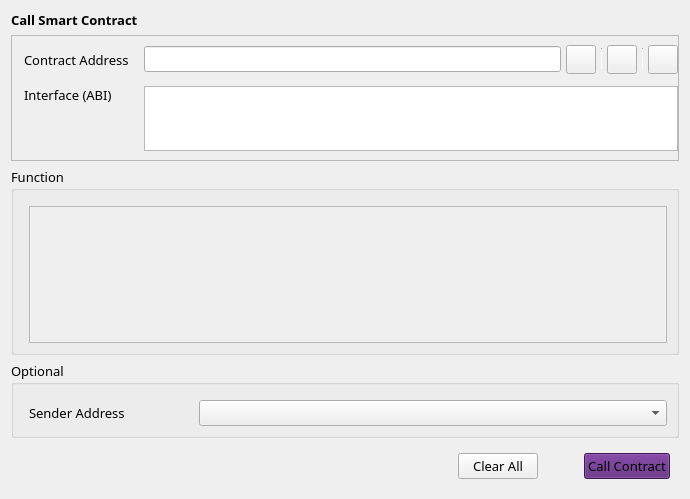
<?xml version="1.0" encoding="UTF-8"?>
<ui version="4.0">
 <class>CallContract</class>
 <widget class="QWidget" name="CallContract">
  <property name="geometry">
   <rect>
    <x>0</x>
    <y>0</y>
    <width>690</width>
    <height>499</height>
   </rect>
  </property>
  <property name="font">
   <font>
    <family>Source Sans Pro</family>
    <pointsize>10</pointsize>
   </font>
  </property>
  <property name="windowTitle">
   <string>Form</string>
  </property>
  <layout class="QVBoxLayout" name="verticalLayout">
   <item>
    <widget class="QStackedWidget" name="stackedWidget">
     <property name="currentIndex">
      <number>0</number>
     </property>
     <widget class="QWidget" name="callContractPage">
      <layout class="QVBoxLayout" name="verticalLayout_4">
       <property name="leftMargin">
        <number>0</number>
       </property>
       <property name="topMargin">
        <number>0</number>
       </property>
       <property name="rightMargin">
        <number>0</number>
       </property>
       <property name="bottomMargin">
        <number>0</number>
       </property>
       <item>
        <widget class="QLabel" name="labelTitle">
         <property name="font">
          <font>
           <weight>75</weight>
           <bold>true</bold>
          </font>
         </property>
         <property name="text">
          <string>Call Smart Contract</string>
         </property>
        </widget>
       </item>
       <item>
        <widget class="QFrame" name="frameContract">
         <property name="sizePolicy">
          <sizepolicy hsizetype="Preferred" vsizetype="Fixed">
           <horstretch>0</horstretch>
           <verstretch>0</verstretch>
          </sizepolicy>
         </property>
         <property name="frameShape">
          <enum>QFrame::StyledPanel</enum>
         </property>
         <property name="frameShadow">
          <enum>QFrame::Raised</enum>
         </property>
         <layout class="QVBoxLayout" name="verticalLayout_2">
          <property name="leftMargin">
           <number>0</number>
          </property>
          <property name="rightMargin">
           <number>0</number>
          </property>
          <item>
           <layout class="QGridLayout" name="gridLayout">
            <property name="leftMargin">
             <number>12</number>
            </property>
            <property name="horizontalSpacing">
             <number>15</number>
            </property>
            <property name="verticalSpacing">
             <number>12</number>
            </property>
            <item row="0" column="0">
             <widget class="QLabel" name="labelContractAddress">
              <property name="text">
               <string>Contract Address</string>
              </property>
             </widget>
            </item>
            <item row="1" column="2">
             <widget class="QValidatedTextEdit" name="textEditInterface">
              <property name="sizePolicy">
               <sizepolicy hsizetype="Expanding" vsizetype="Fixed">
                <horstretch>0</horstretch>
                <verstretch>0</verstretch>
               </sizepolicy>
              </property>
              <property name="maximumSize">
               <size>
                <width>16777215</width>
                <height>65</height>
               </size>
              </property>
              <property name="horizontalScrollBarPolicy">
               <enum>Qt::ScrollBarAlwaysOff</enum>
              </property>
             </widget>
            </item>
            <item row="0" column="2">
             <layout class="QHBoxLayout" name="horizontalLayout_2">
              <property name="spacing">
               <number>5</number>
              </property>
              <item>
               <widget class="QValidatedLineEdit" name="lineEditContractAddress"/>
              </item>
              <item>
               <widget class="QToolButton" name="loadInfoButton">
                <property name="toolTip">
                 <string>Choose from contract book page</string>
                </property>
                <property name="text">
                 <string/>
                </property>
                <property name="iconSize">
                 <size>
                  <width>22</width>
                  <height>22</height>
                 </size>
                </property>
               </widget>
              </item>
              <item>
               <widget class="Line" name="vLine">
                <property name="maximumSize">
                 <size>
                  <width>1</width>
                  <height>22</height>
                 </size>
                </property>
                <property name="orientation">
                 <enum>Qt::Vertical</enum>
                </property>
               </widget>
              </item>
              <item>
               <widget class="QToolButton" name="pasteAddressButton">
                <property name="toolTip">
                 <string>Paste contract address from clipboard</string>
                </property>
                <property name="text">
                 <string/>
                </property>
                <property name="iconSize">
                 <size>
                  <width>22</width>
                  <height>22</height>
                 </size>
                </property>
               </widget>
              </item>
              <item>
               <widget class="Line" name="vLine2">
                <property name="maximumSize">
                 <size>
                  <width>1</width>
                  <height>22</height>
                 </size>
                </property>
                <property name="orientation">
                 <enum>Qt::Vertical</enum>
                </property>
               </widget>
              </item>
              <item>
               <widget class="QToolButton" name="saveInfoButton">
                <property name="toolTip">
                 <string>Save contract info</string>
                </property>
                <property name="text">
                 <string/>
                </property>
                <property name="iconSize">
                 <size>
                  <width>22</width>
                  <height>22</height>
                 </size>
                </property>
               </widget>
              </item>
             </layout>
            </item>
            <item row="1" column="0" alignment="Qt::AlignTop">
             <widget class="QLabel" name="labelInterface">
              <property name="text">
               <string>Interface (ABI)</string>
              </property>
             </widget>
            </item>
           </layout>
          </item>
         </layout>
        </widget>
       </item>
       <item>
        <widget class="QGroupBox" name="groupBoxFunction">
         <property name="title">
          <string>Function</string>
         </property>
         <layout class="QVBoxLayout" name="verticalLayout_3">
          <property name="leftMargin">
           <number>15</number>
          </property>
          <property name="topMargin">
           <number>15</number>
          </property>
          <item>
           <widget class="QScrollArea" name="scrollAreaFunction">
            <property name="widgetResizable">
             <bool>true</bool>
            </property>
            <widget class="QWidget" name="scrollAreaWidgetContents">
             <property name="geometry">
              <rect>
               <x>0</x>
               <y>0</y>
               <width>644</width>
               <height>159</height>
              </rect>
             </property>
            </widget>
           </widget>
          </item>
         </layout>
        </widget>
       </item>
       <item>
        <widget class="QGroupBox" name="groupBoxOptional">
         <property name="title">
          <string>Optional</string>
         </property>
         <layout class="QGridLayout" name="gridLayout_3">
          <property name="leftMargin">
           <number>15</number>
          </property>
          <property name="topMargin">
           <number>15</number>
          </property>
          <property name="horizontalSpacing">
           <number>10</number>
          </property>
          <property name="verticalSpacing">
           <number>6</number>
          </property>
          <item row="0" column="1">
           <widget class="AddressField" name="lineEditSenderAddress">
            <property name="minimumSize">
             <size>
              <width>370</width>
              <height>0</height>
             </size>
            </property>
           </widget>
          </item>
          <item row="0" column="0">
           <widget class="QLabel" name="labelSenderAddress">
            <property name="sizePolicy">
             <sizepolicy hsizetype="Fixed" vsizetype="Preferred">
              <horstretch>0</horstretch>
              <verstretch>0</verstretch>
             </sizepolicy>
            </property>
            <property name="minimumSize">
             <size>
              <width>160</width>
              <height>0</height>
             </size>
            </property>
            <property name="text">
             <string>Sender Address</string>
            </property>
           </widget>
          </item>
         </layout>
        </widget>
       </item>
      </layout>
     </widget>
    </widget>
   </item>
   <item>
    <layout class="QHBoxLayout" name="horizontalLayout">
     <property name="leftMargin">
      <number>9</number>
     </property>
     <property name="topMargin">
      <number>9</number>
     </property>
     <property name="rightMargin">
      <number>9</number>
     </property>
     <property name="bottomMargin">
      <number>9</number>
     </property>
     <item>
      <spacer name="horizontalSpacer">
       <property name="orientation">
        <enum>Qt::Horizontal</enum>
       </property>
       <property name="sizeType">
        <enum>QSizePolicy::Expanding</enum>
       </property>
       <property name="sizeHint" stdset="0">
        <size>
         <width>40</width>
         <height>20</height>
        </size>
       </property>
      </spacer>
     </item>
     <item>
      <widget class="QPushButton" name="pushButtonClearAll">
       <property name="styleSheet">
        <string notr="true"/>
       </property>
       <property name="text">
        <string>Clear All</string>
       </property>
      </widget>
     </item>
     <item>
      <spacer name="horizontalSpacer_3">
       <property name="orientation">
        <enum>Qt::Horizontal</enum>
       </property>
       <property name="sizeType">
        <enum>QSizePolicy::Fixed</enum>
       </property>
       <property name="sizeHint" stdset="0">
        <size>
         <width>40</width>
         <height>20</height>
        </size>
       </property>
      </spacer>
     </item>
     <item>
      <widget class="QPushButton" name="pushButtonCallContract">
       <property name="styleSheet">
        <string notr="true">background-color: #581F78;
opacity: 97%;</string>
       </property>
       <property name="text">
        <string>Call Contract</string>
       </property>
      </widget>
     </item>
    </layout>
   </item>
  </layout>
 </widget>
 <customwidgets>
  <customwidget>
   <class>AddressField</class>
   <extends>QComboBox</extends>
   <header>addressfield.h</header>
  </customwidget>
  <customwidget>
   <class>QValidatedLineEdit</class>
   <extends>QLineEdit</extends>
   <header>qvalidatedlineedit.h</header>
  </customwidget>
  <customwidget>
   <class>QValidatedTextEdit</class>
   <extends>QTextEdit</extends>
   <header>qvalidatedtextedit.h</header>
  </customwidget>
 </customwidgets>
 <resources/>
 <connections/>
</ui>
